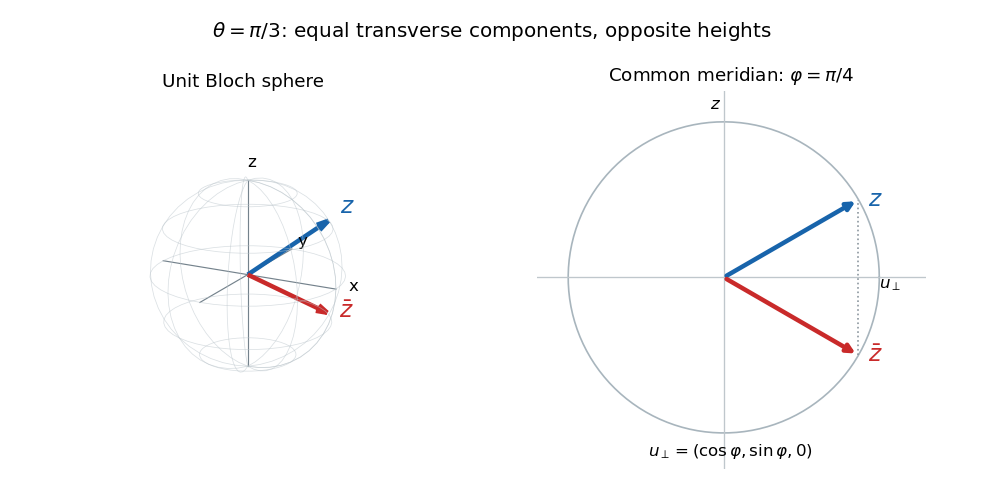

Python code for this plot:
"""Original Bloch-vector sketch. Python 3.14; NumPy 2.3.5; Matplotlib 3.10.7.

Writes paper-58-bloch-vectors.png to caller CWD. Uses caller MPLCONFIGDIR.
"""
import numpy as np
import matplotlib
matplotlib.use('Agg')
import matplotlib.pyplot as plt

theta, phi = np.pi/3, np.pi/4
upper = np.array([np.sin(theta)*np.cos(phi), np.sin(theta)*np.sin(phi), np.cos(theta)])
lower = upper * np.array([1, 1, -1])
fig = plt.figure(figsize=(8.2, 4.2), facecolor='white')
ax = fig.add_subplot(121, projection='3d')
az = np.linspace(0, 2*np.pi, 45)
pol = np.linspace(0, np.pi, 25)
xx=np.outer(np.cos(az),np.sin(pol)); yy=np.outer(np.sin(az),np.sin(pol)); zz=np.outer(np.ones_like(az),np.cos(pol))
ax.plot_wireframe(xx,yy,zz,rstride=5,cstride=4,color='#bcc6cc',linewidth=.45,alpha=.55)
for vector, color, label in [(upper,'#1864ab',r'$z$'),(lower,'#c92a2a',r'$\bar z$')]:
 ax.quiver(0,0,0,*vector,color=color,linewidth=2.7,arrow_length_ratio=.13)
 ax.text(*(1.15*vector),label,color=color,fontsize=14)
for direction,label in [(np.array([1,0,0]),'x'),(np.array([0,1,0]),'y'),(np.array([0,0,1]),'z')]:
 ax.plot(*np.array([-direction,direction]).T,color='#74828c',linewidth=.7)
 ax.text(*(1.14*direction),label,fontsize=10)
ax.set(xlim=(-1.15,1.15),ylim=(-1.15,1.15),zlim=(-1.15,1.15))
ax.set_box_aspect((1,1,1));ax.view_init(elev=18,azim=-62);ax.set_axis_off()
ax.set_title('Unit Bloch sphere',fontsize=11,pad=0)
ax2=fig.add_subplot(122)
angle=np.linspace(0,2*np.pi,250)
ax2.plot(np.cos(angle),np.sin(angle),color='#a8b5bd',linewidth=1)
ax2.axhline(0,color='#bfc7cc',linewidth=.8);ax2.axvline(0,color='#bfc7cc',linewidth=.8)
for sign,color,label in [(1,'#1864ab',r'$z$'),(-1,'#c92a2a',r'$\bar z$')]:
 v=np.array([np.sin(theta),sign*np.cos(theta)])
 ax2.annotate('',xy=v,xytext=(0,0),arrowprops=dict(arrowstyle='-|>',lw=2.7,color=color))
 ax2.text(v[0]+.06,v[1],label,color=color,fontsize=14,va='center')
ax2.plot([np.sin(theta)]*2,[-np.cos(theta),np.cos(theta)],linestyle=':',color='#8b969e',linewidth=1)
ax2.text(-.05,1.08,r'$z$',ha='center');ax2.text(1.07,-.07,r'$u_\perp$',ha='center')
ax2.text(.04,-1.15,r'$u_\perp=(\cos\varphi,\sin\varphi,0)$',fontsize=10,ha='center')
ax2.set(xlim=(-1.2,1.3),ylim=(-1.23,1.2));ax2.set_aspect('equal');ax2.set_axis_off()
ax2.set_title(r'Common meridian: $\varphi=\pi/4$',fontsize=11)
fig.suptitle(r'$\theta=\pi/3$: equal transverse components, opposite heights',fontsize=12,y=.96)
fig.subplots_adjust(left=.01,right=.98,bottom=.07,top=.82,wspace=.05)
fig.savefig('paper-58-bloch-vectors.png',dpi=120,facecolor='white',transparent=False)
plt.close(fig)
